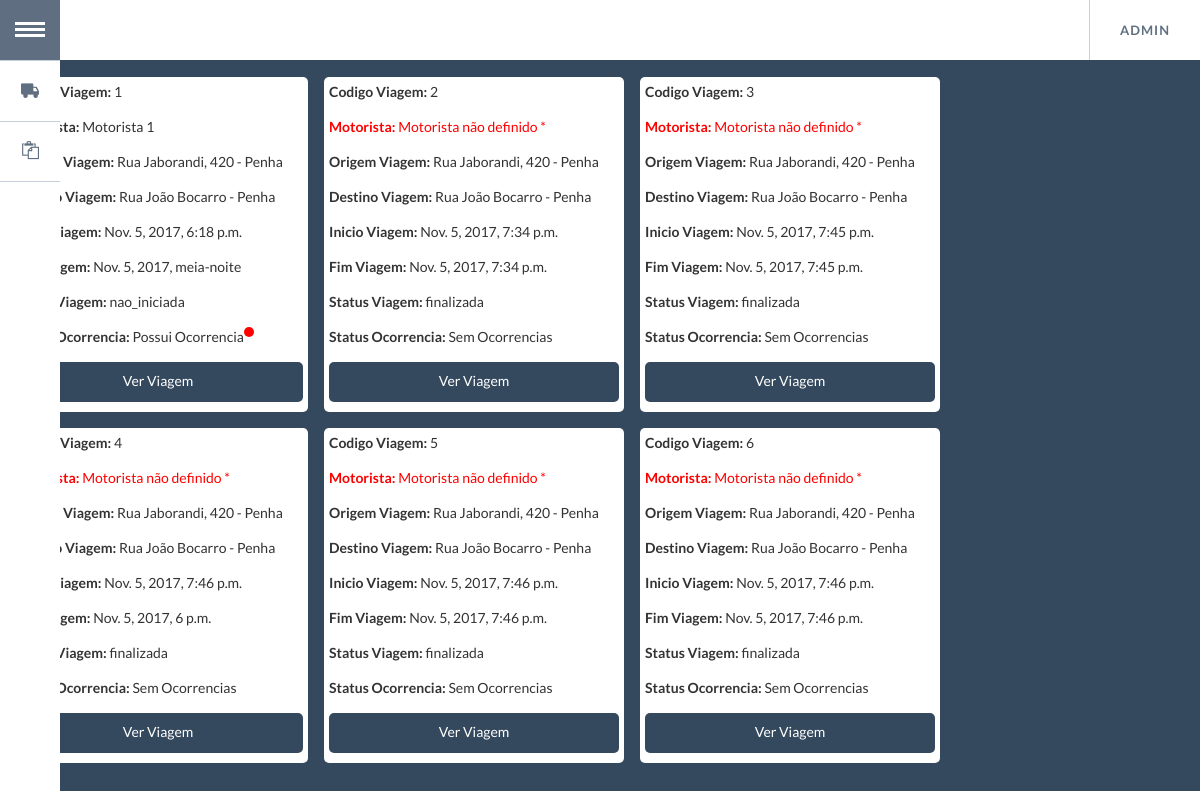
Screenshot of / (signed in) with the database file from the repository.
### app/models.py (models this page shows, shortened)
class Viagem(models.Model):
    cd_viagem = models.AutoField(
        primary_key=True
    )
    origem_viagem = models.CharField(
        max_length=100
    )
    destino_viagem = models.CharField(
        max_length=100
    )
    data_inicio_viagem = models.DateTimeField(
        null=True,
        blank=True
    )
    data_fim_viagem = models.DateTimeField(
        null=True,
        blank=True
    )
    status_ocorrencia = models.BooleanField(default=False)
    status_viagem = models.CharField(
        max_length=64,
        choices=(
            ('nao_iniciada', 'Nao Iniciada'),
            ('finalizada', 'Finalizada'),
            ('em_andamento', 'Em Andamento')
        ),
        default='nao_iniciada'
    )
    cd_motorista_viagem = models.ForeignKey(
        Motorista,
        null=True,
        blank=True
    )
    class Meta:
        verbose_name = 'Viagem'
        verbose_name_plural = 'Viagens'

class Motorista(models.Model):
    cd_motorista = models.AutoField(
        primary_key=True
    )
    nome_motorista = models.CharField(
        max_length=50
    )
    cpf_motorista = models.CharField(
        max_length=14
    )
    placa_veiculo = models.ForeignKey(
        Veiculo,
        null=False,
        blank=False
    )
    def __unicode__(self):
        return self.nome_motorista or ''
    class Meta:
        verbose_name = 'Motorista'
        verbose_name_plural = 'Motoristas'

### app/views.py (the view)
# urls.py: url(r'^$', app.views.lista_viagem, name='lista_viagem'),
def lista_viagem(request):
    if request.user.is_authenticated():
        viagem = Viagem.objects.all()
        return render(request, 'index_viagem.html', {'viagem' : viagem})
    else:
        return HttpResponseRedirect('/login/?next=%s' % request.path)

### app/templates/index_viagem.html (shortened to what this page needs)
{% extends "base.html" %}
{% block content %}
<div class="container-full" style="padding:0px">
{% for viagem in viagem %}
    <div class="container-card">
      <div class="description-card">
          <p><label>Codigo Viagem:</label> {{ viagem.cd_viagem }}</p>
          {% if viagem.cd_motorista_viagem is not none %}
            <p><label>Motorista: </label> {{viagem.cd_motorista_viagem}}</p>
          {% else %}
            <p class="warning"><label>Motorista: </label> Motorista não definido *</p>
          {% endif %}
          <p><label>Origem Viagem: </label> {{ viagem.origem_viagem }}</p>
          <p><label>Destino Viagem: </label> {{ viagem.destino_viagem }}</p>
          <p><label>Inicio Viagem: </label> {{ viagem.data_inicio_viagem }}</p>
          <p><label>Fim Viagem: </label> {{ viagem.data_fim_viagem }}</p>
          <p><label>Status Viagem: </label> {{ viagem.status_viagem }}</p>
          {% if viagem.status_ocorrencia == True %}
          <p><label>Status Ocorrencia: </label> Possui Ocorrencia <span class="warningtrue"></span></p>
          {% else %}
          <p class="warningfalse"><label>Status Ocorrencia: </label> Sem Ocorrencias</p>
          {% endif %}
          <a href="/viagem/{{viagem.cd_viagem}}"><div class="ver_viagem"> Ver Viagem</div></a>
      </div>
    </div>
{% endfor %}
</div>
{% endblock %}

### app/templates/base.html (shortened to what this page needs)
<!DOCTYPE html>
<html>
<head>
{% block header %}
  <link rel="stylesheet" type="text/css" href="/static/css/bootstrap.min.css" />
  <link rel="stylesheet" type="text/css" href="/static/css/normalize.min.css" />
  <link rel="stylesheet" type="text/css" href="/static/css/demo.min.css" />
  <link rel="stylesheet" type="text/css" href="/static/css/component.min.css" />
</head>
{% endblock %}
<body>
  {%block menu%}
  <div class="container">
    <ul id="gn-menu" class="gn-menu-main">
      <li class="gn-trigger">
        <a class="gn-icon gn-icon-menu"><span class="">Menu</span></a>
        <nav class="gn-menu-wrapper">
          <div class="gn-scroller">
            <ul class="gn-menu">
              <li>
                <a class="gn-icon gn-icon-viagem" href="/lista_viagem">Viagem</a>
              </li>
              <li><a class="gn-icon gn-icon-ocorrencias" href="/lista_ocorrencia">Ocorrências</a></li>
            </ul>
          </div>
        </nav>
      </li>
        {% if user.is_authenticated %}
      <li class="gn-trigger-right">
        <a class="gn-icon-menu-right"><span>{{ user.username }}</span></a>
        {% else %}
        <li>
        <a class="" href="/login"><span class="gn-icon gn-icon-login">Realizar Login</span></a>
        </nav>
        {% endif %}
      </li>
    </ul>
  </div>
{% endblock %}
{% block content %}{% endblock %}
</body>
</html>

### rows the page displays
Viagem: cd_viagem "1", cd_motorista_viagem "Motorista 1", origem_viagem "Rua Jaborandi, 420 - Penha", destino_viagem "Rua João Bocarro - Penha", data_inicio_viagem "Nov. 5, 2017, 6:18 p.m.", data_fim_viagem "Nov. 5, 2017, meia-noite", status_viagem "nao_iniciada", shows "Status Ocorrencia:", status_ocorrencia "Possui Ocorrencia"
Viagem: cd_viagem "2", shows "Motorista:", origem_viagem "Rua Jaborandi, 420 - Penha", destino_viagem "Rua João Bocarro - Penha", data_inicio_viagem "Nov. 5, 2017, 7:34 p.m.", data_fim_viagem "Nov. 5, 2017, 7:34 p.m.", status_viagem "finalizada", shows "Status Ocorrencia:", status_ocorrencia "Sem Ocorrencias"
Viagem: cd_viagem "3", shows "Motorista:", origem_viagem "Rua Jaborandi, 420 - Penha", destino_viagem "Rua João Bocarro - Penha", data_inicio_viagem "Nov. 5, 2017, 7:45 p.m.", data_fim_viagem "Nov. 5, 2017, 7:45 p.m.", status_viagem "finalizada", shows "Status Ocorrencia:", status_ocorrencia "Sem Ocorrencias"
Viagem: cd_viagem "4", shows "Motorista não definido *", origem_viagem "Rua Jaborandi, 420 - Penha", destino_viagem "Rua João Bocarro - Penha", data_inicio_viagem "Nov. 5, 2017, 7:46 p.m.", data_fim_viagem "Nov. 5, 2017, 6 p.m.", status_viagem "finalizada", shows "Status Ocorrencia:", status_ocorrencia "Sem Ocorrencias"
Viagem: cd_viagem "5", shows "Motorista:", origem_viagem "Rua Jaborandi, 420 - Penha", destino_viagem "Rua João Bocarro - Penha", data_inicio_viagem "Nov. 5, 2017, 7:46 p.m.", data_fim_viagem "Nov. 5, 2017, 7:46 p.m.", status_viagem "finalizada", shows "Status Ocorrencia:", status_ocorrencia "Sem Ocorrencias"
Viagem: cd_viagem "6", shows "Motorista:", origem_viagem "Rua Jaborandi, 420 - Penha", destino_viagem "Rua João Bocarro - Penha", data_inicio_viagem "Nov. 5, 2017, 7:46 p.m.", data_fim_viagem "Nov. 5, 2017, 7:46 p.m.", status_viagem "finalizada", shows "Status Ocorrencia:", status_ocorrencia "Sem Ocorrencias"

### other values shown
{{ user.username }} "ADMIN"
